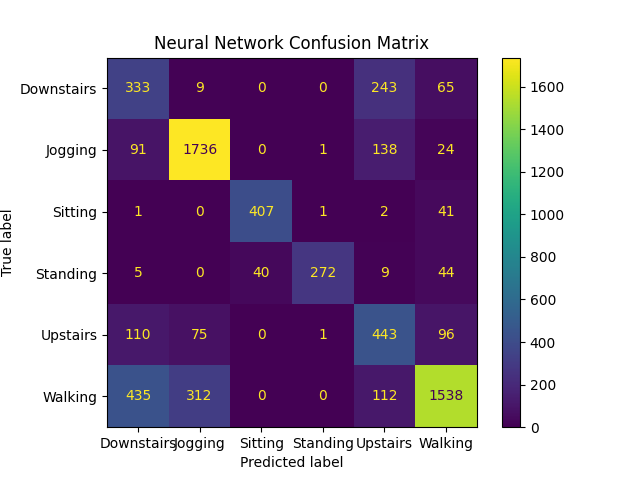

The script that drew this image:
import os.path as osp
import numpy as np
import pandas as pd
import tensorflow as tf
from sklearn.metrics import confusion_matrix, ConfusionMatrixDisplay
from sklearn.preprocessing import OneHotEncoder
import matplotlib.pyplot as plt

# --- Data Loading Utility ---
def read_data(file_path):
    column_names = ['user', 'activity', 'timestamp', 'x', 'y', 'z']
    
    # We use on_bad_lines='skip' to ignore the 0.1% of lines that are malformed
    # We also use engine='python' which is more flexible for messy text files
    df = pd.read_csv(
        file_path, 
        header=None, 
        names=column_names, 
        on_bad_lines='skip', 
        engine='python'
    )
    
    # Clean the 'z' column: WISDM has a semicolon at the end of every line (e.g. "0.1234;")
    # This turns the string "0.1234;" into the float 0.1234
    df['z'] = df['z'].astype(str).str.replace(';', '').astype(float)
    
    df.dropna(axis=0, how='any', inplace=True)
    return df

def create_features(df, time_steps, step):
    segments = []
    labels = []
    for i in range(0, len(df) - time_steps, step):
        xs = df['x'].values[i: i + time_steps]
        ys = df['y'].values[i: i + time_steps]
        zs = df['z'].values[i: i + time_steps]
        # Extracting 10 features as required by Listing 11.4 input_shape=[10]
        # (Means, Std Devs, and Max for x,y,z + Mean of sums)
        features = [np.mean(xs), np.mean(ys), np.mean(zs), 
                    np.std(xs), np.std(ys), np.std(zs), 
                    np.max(xs), np.max(ys), np.max(zs),
                    np.mean(xs+ys+zs)]
        segments.append(features)
        labels.append(df['activity'].values[i])
    return np.array(segments), np.array(labels)

# --- Main Logic from Listing 11.4 ---
DATA_PATH = osp.join("WISDM_ar_v1.1", "WISDM_ar_v1.1_raw.txt")
TIME_PERIODS = 80
STEP_DISTANCE = 40

if osp.exists(DATA_PATH):
    data_df = read_data(DATA_PATH)
    df_train = data_df[data_df["user"] <= 28]
    df_test = data_df[data_df["user"] > 28]

    train_segments_np, train_labels = create_features(df_train, TIME_PERIODS, STEP_DISTANCE)
    test_segments_np, test_labels = create_features(df_test, TIME_PERIODS, STEP_DISTANCE)

    model = tf.keras.models.Sequential([
        tf.keras.layers.Dense(100, input_shape=[10], activation="relu"),
        tf.keras.layers.Dense(100, activation="relu"),
        tf.keras.layers.Dense(6, activation="softmax")
    ])

    ohe = OneHotEncoder()
    train_labels_ohe = ohe.fit_transform(train_labels.reshape(-1, 1)).toarray()
    categories = np.unique(test_labels)

    model.compile(loss=tf.keras.losses.CategoricalCrossentropy(),
                  optimizer=tf.keras.optimizers.Adam(1e-3),
                  metrics=['accuracy'])

    model.fit(train_segments_np, train_labels_ohe, epochs=50, verbose=1)

    nn_preds = model.predict(test_segments_np)
    predicted_classes = np.argmax(nn_preds, axis=1)
    
    # Label decoding for confusion matrix
    test_labels_int = ohe.transform(test_labels.reshape(-1,1)).toarray().argmax(axis=1)
    conf_matrix = confusion_matrix(test_labels_int, predicted_classes)
    cm_display = ConfusionMatrixDisplay(confusion_matrix=conf_matrix, display_labels=categories)
    cm_display.plot()
    plt.title("Neural Network Confusion Matrix")
    plt.show()
    model.save("mlp_har_model.h5")
else:
    print(f"File {DATA_PATH} not found.")
